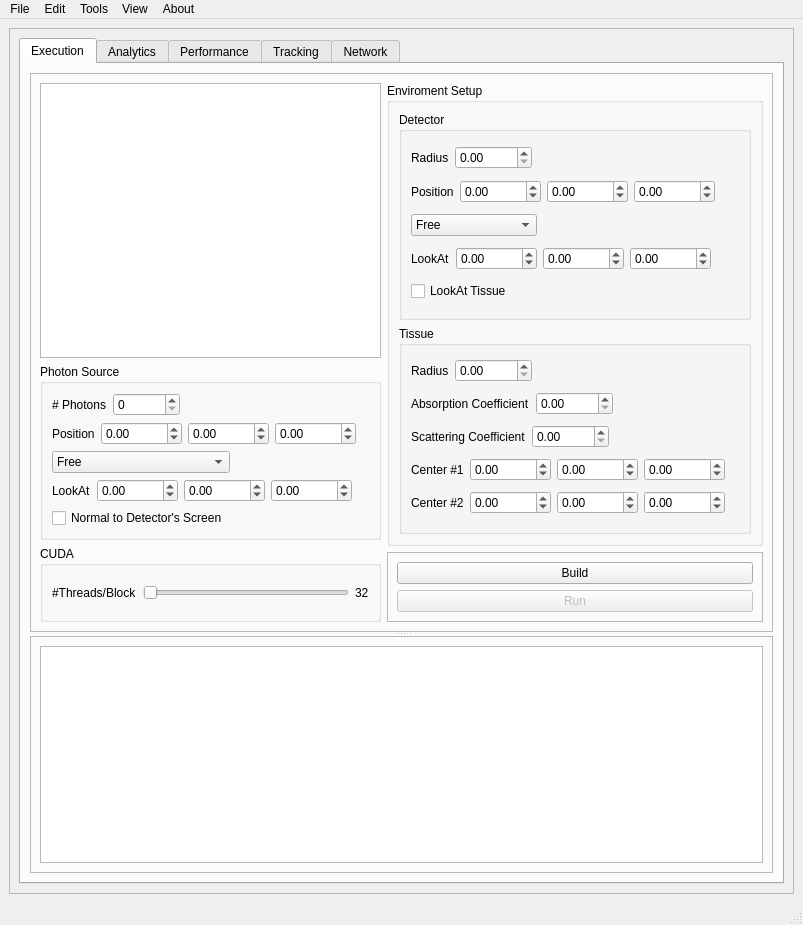
<?xml version="1.0" encoding="UTF-8"?>
<ui version="4.0">
 <class>MainWindow</class>
 <widget class="QMainWindow" name="MainWindow">
  <property name="geometry">
   <rect>
    <x>0</x>
    <y>0</y>
    <width>803</width>
    <height>925</height>
   </rect>
  </property>
  <property name="windowTitle">
   <string>RandomWalk - CUDA</string>
  </property>
  <property name="styleSheet">
   <string notr="true"/>
  </property>
  <widget class="QWidget" name="centralwidget">
   <layout class="QGridLayout" name="gridLayout_2">
    <item row="0" column="0">
     <widget class="QFrame" name="frame">
      <property name="frameShape">
       <enum>QFrame::StyledPanel</enum>
      </property>
      <property name="frameShadow">
       <enum>QFrame::Raised</enum>
      </property>
      <layout class="QGridLayout" name="gridLayout">
       <item row="0" column="0">
        <widget class="QTabWidget" name="tabWidget">
         <property name="minimumSize">
          <size>
           <width>600</width>
           <height>600</height>
          </size>
         </property>
         <property name="currentIndex">
          <number>0</number>
         </property>
         <widget class="QWidget" name="tab">
          <attribute name="title">
           <string>Execution</string>
          </attribute>
          <layout class="QGridLayout" name="gridLayout_3">
           <item row="0" column="0">
            <widget class="QSplitter" name="splitter">
             <property name="orientation">
              <enum>Qt::Vertical</enum>
             </property>
             <widget class="QFrame" name="frame_2">
              <property name="frameShape">
               <enum>QFrame::StyledPanel</enum>
              </property>
              <property name="frameShadow">
               <enum>QFrame::Raised</enum>
              </property>
              <layout class="QGridLayout" name="gridLayout_9">
               <item row="0" column="1" rowspan="3">
                <widget class="QGroupBox" name="groupBox">
                 <property name="title">
                  <string>Enviroment Setup</string>
                 </property>
                 <layout class="QVBoxLayout" name="verticalLayout">
                  <item>
                   <widget class="QGroupBox" name="groupBox_2">
                    <property name="title">
                     <string>Detector</string>
                    </property>
                    <layout class="QGridLayout" name="gridLayout_5">
                     <item row="1" column="0">
                      <layout class="QHBoxLayout" name="horizontalLayout_3">
                       <item>
                        <widget class="QLabel" name="label_3">
                         <property name="text">
                          <string>Position</string>
                         </property>
                        </widget>
                       </item>
                       <item>
                        <widget class="QDoubleSpinBox" name="dPosXSpinBox">
                         <property name="decimals">
                          <number>2</number>
                         </property>
                         <property name="minimum">
                          <double>-10000.000000000000000</double>
                         </property>
                         <property name="maximum">
                          <double>10000.000000000000000</double>
                         </property>
                         <property name="value">
                          <double>0.000000000000000</double>
                         </property>
                        </widget>
                       </item>
                       <item>
                        <widget class="QDoubleSpinBox" name="dPosYSpinBox">
                         <property name="minimum">
                          <double>-10000.000000000000000</double>
                         </property>
                         <property name="maximum">
                          <double>10000.000000000000000</double>
                         </property>
                        </widget>
                       </item>
                       <item>
                        <widget class="QDoubleSpinBox" name="dPosZSpinBox">
                         <property name="minimum">
                          <double>-10000.000000000000000</double>
                         </property>
                         <property name="maximum">
                          <double>10000.000000000000000</double>
                         </property>
                        </widget>
                       </item>
                       <item>
                        <spacer name="horizontalSpacer">
                         <property name="orientation">
                          <enum>Qt::Horizontal</enum>
                         </property>
                         <property name="sizeHint" stdset="0">
                          <size>
                           <width>40</width>
                           <height>20</height>
                          </size>
                         </property>
                        </spacer>
                       </item>
                      </layout>
                     </item>
                     <item row="3" column="0">
                      <layout class="QHBoxLayout" name="horizontalLayout_4">
                       <item>
                        <widget class="QLabel" name="label_4">
                         <property name="text">
                          <string>LookAt</string>
                         </property>
                        </widget>
                       </item>
                       <item>
                        <widget class="QDoubleSpinBox" name="dLookAtXSpinBox">
                         <property name="minimum">
                          <double>-10000.000000000000000</double>
                         </property>
                         <property name="maximum">
                          <double>10000.000000000000000</double>
                         </property>
                        </widget>
                       </item>
                       <item>
                        <widget class="QDoubleSpinBox" name="dLookAtYSpinBox">
                         <property name="minimum">
                          <double>-10000.000000000000000</double>
                         </property>
                         <property name="maximum">
                          <double>10000.000000000000000</double>
                         </property>
                        </widget>
                       </item>
                       <item>
                        <widget class="QDoubleSpinBox" name="dLookAtZSpinBox">
                         <property name="minimum">
                          <double>-10000.000000000000000</double>
                         </property>
                         <property name="maximum">
                          <double>10000.000000000000000</double>
                         </property>
                        </widget>
                       </item>
                       <item>
                        <spacer name="horizontalSpacer_2">
                         <property name="orientation">
                          <enum>Qt::Horizontal</enum>
                         </property>
                         <property name="sizeHint" stdset="0">
                          <size>
                           <width>40</width>
                           <height>20</height>
                          </size>
                         </property>
                        </spacer>
                       </item>
                      </layout>
                     </item>
                     <item row="2" column="0">
                      <layout class="QHBoxLayout" name="horizontalLayout_14">
                       <item>
                        <widget class="QComboBox" name="dPosComboBox">
                         <item>
                          <property name="text">
                           <string>Free</string>
                          </property>
                         </item>
                         <item>
                          <property name="text">
                           <string>Stick to Center #1</string>
                          </property>
                         </item>
                         <item>
                          <property name="text">
                           <string>Stick to Center #2</string>
                          </property>
                         </item>
                        </widget>
                       </item>
                       <item>
                        <spacer name="horizontalSpacer_14">
                         <property name="orientation">
                          <enum>Qt::Horizontal</enum>
                         </property>
                         <property name="sizeHint" stdset="0">
                          <size>
                           <width>40</width>
                           <height>20</height>
                          </size>
                         </property>
                        </spacer>
                       </item>
                      </layout>
                     </item>
                     <item row="0" column="0">
                      <layout class="QHBoxLayout" name="horizontalLayout_2">
                       <item>
                        <widget class="QLabel" name="label_2">
                         <property name="text">
                          <string>Radius</string>
                         </property>
                        </widget>
                       </item>
                       <item>
                        <widget class="QDoubleSpinBox" name="dRadiusSpinBox">
                         <property name="maximum">
                          <double>10000.000000000000000</double>
                         </property>
                        </widget>
                       </item>
                       <item>
                        <spacer name="horizontalSpacer_6">
                         <property name="orientation">
                          <enum>Qt::Horizontal</enum>
                         </property>
                         <property name="sizeHint" stdset="0">
                          <size>
                           <width>40</width>
                           <height>20</height>
                          </size>
                         </property>
                        </spacer>
                       </item>
                      </layout>
                     </item>
                     <item row="4" column="0">
                      <layout class="QHBoxLayout" name="horizontalLayout_15">
                       <item>
                        <widget class="QCheckBox" name="dLookAtCheckBox">
                         <property name="text">
                          <string>LookAt Tissue</string>
                         </property>
                        </widget>
                       </item>
                       <item>
                        <spacer name="horizontalSpacer_15">
                         <property name="orientation">
                          <enum>Qt::Horizontal</enum>
                         </property>
                         <property name="sizeHint" stdset="0">
                          <size>
                           <width>40</width>
                           <height>20</height>
                          </size>
                         </property>
                        </spacer>
                       </item>
                      </layout>
                     </item>
                    </layout>
                   </widget>
                  </item>
                  <item>
                   <widget class="QGroupBox" name="groupBox_3">
                    <property name="title">
                     <string>Tissue</string>
                    </property>
                    <layout class="QGridLayout" name="gridLayout_4">
                     <item row="4" column="0">
                      <layout class="QHBoxLayout" name="horizontalLayout_10">
                       <item>
                        <widget class="QLabel" name="label_10">
                         <property name="text">
                          <string>Center #2</string>
                         </property>
                        </widget>
                       </item>
                       <item>
                        <widget class="QDoubleSpinBox" name="tCenter2XSpinBox">
                         <property name="minimum">
                          <double>-10000.000000000000000</double>
                         </property>
                         <property name="maximum">
                          <double>10000.000000000000000</double>
                         </property>
                        </widget>
                       </item>
                       <item>
                        <widget class="QDoubleSpinBox" name="tCenter2YSpinBox">
                         <property name="minimum">
                          <double>-10000.000000000000000</double>
                         </property>
                         <property name="maximum">
                          <double>10000.000000000000000</double>
                         </property>
                        </widget>
                       </item>
                       <item>
                        <widget class="QDoubleSpinBox" name="tCenter2ZSpinBox">
                         <property name="minimum">
                          <double>-10000.000000000000000</double>
                         </property>
                         <property name="maximum">
                          <double>10000.000000000000000</double>
                         </property>
                        </widget>
                       </item>
                       <item>
                        <spacer name="horizontalSpacer_8">
                         <property name="orientation">
                          <enum>Qt::Horizontal</enum>
                         </property>
                         <property name="sizeHint" stdset="0">
                          <size>
                           <width>40</width>
                           <height>20</height>
                          </size>
                         </property>
                        </spacer>
                       </item>
                      </layout>
                     </item>
                     <item row="0" column="0">
                      <layout class="QHBoxLayout" name="horizontalLayout_6">
                       <item>
                        <widget class="QLabel" name="label_6">
                         <property name="text">
                          <string>Radius</string>
                         </property>
                        </widget>
                       </item>
                       <item>
                        <widget class="QDoubleSpinBox" name="tRadiusSpinBox">
                         <property name="maximum">
                          <double>10000.000000000000000</double>
                         </property>
                        </widget>
                       </item>
                       <item>
                        <spacer name="horizontalSpacer_5">
                         <property name="orientation">
                          <enum>Qt::Horizontal</enum>
                         </property>
                         <property name="sizeHint" stdset="0">
                          <size>
                           <width>40</width>
                           <height>20</height>
                          </size>
                         </property>
                        </spacer>
                       </item>
                      </layout>
                     </item>
                     <item row="1" column="0">
                      <layout class="QHBoxLayout" name="horizontalLayout_7">
                       <item>
                        <widget class="QLabel" name="label_7">
                         <property name="text">
                          <string>Absorption Coefficient</string>
                         </property>
                        </widget>
                       </item>
                       <item>
                        <widget class="QDoubleSpinBox" name="tAbsorpSpinBox">
                         <property name="maximum">
                          <double>10000.000000000000000</double>
                         </property>
                        </widget>
                       </item>
                       <item>
                        <spacer name="horizontalSpacer_3">
                         <property name="orientation">
                          <enum>Qt::Horizontal</enum>
                         </property>
                         <property name="sizeHint" stdset="0">
                          <size>
                           <width>40</width>
                           <height>20</height>
                          </size>
                         </property>
                        </spacer>
                       </item>
                      </layout>
                     </item>
                     <item row="2" column="0">
                      <layout class="QHBoxLayout" name="horizontalLayout_8">
                       <item>
                        <widget class="QLabel" name="label_8">
                         <property name="text">
                          <string>Scattering Coefficient</string>
                         </property>
                        </widget>
                       </item>
                       <item>
                        <widget class="QDoubleSpinBox" name="tScatterSpinBox">
                         <property name="maximum">
                          <double>10000.000000000000000</double>
                         </property>
                        </widget>
                       </item>
                       <item>
                        <spacer name="horizontalSpacer_4">
                         <property name="orientation">
                          <enum>Qt::Horizontal</enum>
                         </property>
                         <property name="sizeHint" stdset="0">
                          <size>
                           <width>40</width>
                           <height>20</height>
                          </size>
                         </property>
                        </spacer>
                       </item>
                      </layout>
                     </item>
                     <item row="3" column="0">
                      <layout class="QHBoxLayout" name="horizontalLayout_9">
                       <item>
                        <widget class="QLabel" name="label_9">
                         <property name="text">
                          <string>Center #1</string>
                         </property>
                        </widget>
                       </item>
                       <item>
                        <widget class="QDoubleSpinBox" name="tCenter1XSpinBox">
                         <property name="minimum">
                          <double>-10000.000000000000000</double>
                         </property>
                         <property name="maximum">
                          <double>10000.000000000000000</double>
                         </property>
                        </widget>
                       </item>
                       <item>
                        <widget class="QDoubleSpinBox" name="tCenter1YSpinBox">
                         <property name="minimum">
                          <double>-10000.000000000000000</double>
                         </property>
                         <property name="maximum">
                          <double>10000.000000000000000</double>
                         </property>
                        </widget>
                       </item>
                       <item>
                        <widget class="QDoubleSpinBox" name="tCenter1ZSpinBox">
                         <property name="minimum">
                          <double>-10000.000000000000000</double>
                         </property>
                         <property name="maximum">
                          <double>10000.000000000000000</double>
                         </property>
                        </widget>
                       </item>
                       <item>
                        <spacer name="horizontalSpacer_7">
                         <property name="orientation">
                          <enum>Qt::Horizontal</enum>
                         </property>
                         <property name="sizeHint" stdset="0">
                          <size>
                           <width>40</width>
                           <height>20</height>
                          </size>
                         </property>
                        </spacer>
                       </item>
                      </layout>
                     </item>
                    </layout>
                   </widget>
                  </item>
                 </layout>
                </widget>
               </item>
               <item row="0" column="0">
                <widget class="QGraphicsView" name="graphicsView"/>
               </item>
               <item row="1" column="0">
                <widget class="QGroupBox" name="groupBox_4">
                 <property name="title">
                  <string>Photon Source</string>
                 </property>
                 <layout class="QGridLayout" name="gridLayout_6">
                  <item row="0" column="0">
                   <layout class="QHBoxLayout" name="horizontalLayout_5">
                    <item>
                     <widget class="QLabel" name="label">
                      <property name="text">
                       <string># Photons</string>
                      </property>
                     </widget>
                    </item>
                    <item>
                     <widget class="QSpinBox" name="pNumSpinBox">
                      <property name="inputMethodHints">
                       <set>Qt::ImhDigitsOnly</set>
                      </property>
                      <property name="buttonSymbols">
                       <enum>QAbstractSpinBox::UpDownArrows</enum>
                      </property>
                      <property name="maximum">
                       <number>1000000000</number>
                      </property>
                      <property name="value">
                       <number>0</number>
                      </property>
                     </widget>
                    </item>
                    <item>
                     <spacer name="horizontalSpacer_12">
                      <property name="orientation">
                       <enum>Qt::Horizontal</enum>
                      </property>
                      <property name="sizeHint" stdset="0">
                       <size>
                        <width>40</width>
                        <height>20</height>
                       </size>
                      </property>
                     </spacer>
                    </item>
                   </layout>
                  </item>
                  <item row="3" column="0">
                   <layout class="QHBoxLayout" name="horizontalLayout_12">
                    <item>
                     <widget class="QLabel" name="label_11">
                      <property name="text">
                       <string>LookAt</string>
                      </property>
                     </widget>
                    </item>
                    <item>
                     <widget class="QDoubleSpinBox" name="pLookAtXSpinBox">
                      <property name="minimum">
                       <double>-10000.000000000000000</double>
                      </property>
                      <property name="maximum">
                       <double>10000.000000000000000</double>
                      </property>
                     </widget>
                    </item>
                    <item>
                     <widget class="QDoubleSpinBox" name="pLookAtYSpinBox">
                      <property name="minimum">
                       <double>-10000.000000000000000</double>
                      </property>
                      <property name="maximum">
                       <double>10000.000000000000000</double>
                      </property>
                     </widget>
                    </item>
                    <item>
                     <widget class="QDoubleSpinBox" name="pLookAtZSpinBox">
                      <property name="minimum">
                       <double>-10000.000000000000000</double>
                      </property>
                      <property name="maximum">
                       <double>10000.000000000000000</double>
                      </property>
                     </widget>
                    </item>
                    <item>
                     <spacer name="horizontalSpacer_11">
                      <property name="orientation">
                       <enum>Qt::Horizontal</enum>
                      </property>
                      <property name="sizeHint" stdset="0">
                       <size>
                        <width>40</width>
                        <height>20</height>
                       </size>
                      </property>
                     </spacer>
                    </item>
                   </layout>
                  </item>
                  <item row="1" column="0">
                   <layout class="QHBoxLayout" name="horizontalLayout_11">
                    <item>
                     <widget class="QLabel" name="label_5">
                      <property name="text">
                       <string>Position</string>
                      </property>
                     </widget>
                    </item>
                    <item>
                     <widget class="QDoubleSpinBox" name="pPosXSpinBox">
                      <property name="minimum">
                       <double>-10000.000000000000000</double>
                      </property>
                      <property name="maximum">
                       <double>10000.000000000000000</double>
                      </property>
                     </widget>
                    </item>
                    <item>
                     <widget class="QDoubleSpinBox" name="pPosYSpinBox">
                      <property name="minimum">
                       <double>-10000.000000000000000</double>
                      </property>
                      <property name="maximum">
                       <double>10000.000000000000000</double>
                      </property>
                     </widget>
                    </item>
                    <item>
                     <widget class="QDoubleSpinBox" name="pPosZSpinBox">
                      <property name="minimum">
                       <double>-10000.000000000000000</double>
                      </property>
                      <property name="maximum">
                       <double>10000.000000000000000</double>
                      </property>
                     </widget>
                    </item>
                    <item>
                     <spacer name="horizontalSpacer_10">
                      <property name="orientation">
                       <enum>Qt::Horizontal</enum>
                      </property>
                      <property name="sizeHint" stdset="0">
                       <size>
                        <width>40</width>
                        <height>20</height>
                       </size>
                      </property>
                     </spacer>
                    </item>
                   </layout>
                  </item>
                  <item row="2" column="0">
                   <layout class="QHBoxLayout" name="horizontalLayout_13">
                    <item>
                     <widget class="QComboBox" name="pPosComboBox">
                      <item>
                       <property name="text">
                        <string>Free</string>
                       </property>
                      </item>
                      <item>
                       <property name="text">
                        <string>Emit from Detector's Center</string>
                       </property>
                      </item>
                     </widget>
                    </item>
                    <item>
                     <spacer name="horizontalSpacer_13">
                      <property name="orientation">
                       <enum>Qt::Horizontal</enum>
                      </property>
                      <property name="sizeHint" stdset="0">
                       <size>
                        <width>40</width>
                        <height>20</height>
                       </size>
                      </property>
                     </spacer>
                    </item>
                   </layout>
                  </item>
                  <item row="4" column="0">
                   <layout class="QHBoxLayout" name="horizontalLayout_16">
                    <item>
                     <widget class="QCheckBox" name="pLookAtCheckBox">
                      <property name="text">
                       <string>Normal to Detector's Screen</string>
                      </property>
                     </widget>
                    </item>
                    <item>
                     <spacer name="horizontalSpacer_16">
                      <property name="orientation">
                       <enum>Qt::Horizontal</enum>
                      </property>
                      <property name="sizeHint" stdset="0">
                       <size>
                        <width>40</width>
                        <height>20</height>
                       </size>
                      </property>
                     </spacer>
                    </item>
                   </layout>
                  </item>
                 </layout>
                </widget>
               </item>
               <item row="2" column="0" rowspan="2">
                <widget class="QGroupBox" name="groupBox_5">
                 <property name="title">
                  <string>CUDA</string>
                 </property>
                 <layout class="QGridLayout" name="gridLayout_8">
                  <item row="0" column="1">
                   <layout class="QHBoxLayout" name="horizontalLayout">
                    <item>
                     <widget class="QLabel" name="label_12">
                      <property name="text">
                       <string>#Threads/Block</string>
                      </property>
                     </widget>
                    </item>
                    <item>
                     <widget class="QSlider" name="cThreadsSlider">
                      <property name="minimum">
                       <number>32</number>
                      </property>
                      <property name="maximum">
                       <number>1024</number>
                      </property>
                      <property name="singleStep">
                       <number>32</number>
                      </property>
                      <property name="pageStep">
                       <number>256</number>
                      </property>
                      <property name="orientation">
                       <enum>Qt::Horizontal</enum>
                      </property>
                      <property name="tickPosition">
                       <enum>QSlider::NoTicks</enum>
                      </property>
                      <property name="tickInterval">
                       <number>32</number>
                      </property>
                     </widget>
                    </item>
                    <item>
                     <widget class="QLabel" name="cThreadsLabel">
                      <property name="text">
                       <string>32</string>
                      </property>
                     </widget>
                    </item>
                   </layout>
                  </item>
                 </layout>
                </widget>
               </item>
               <item row="3" column="1">
                <widget class="QFrame" name="frame_3">
                 <property name="frameShape">
                  <enum>QFrame::StyledPanel</enum>
                 </property>
                 <property name="frameShadow">
                  <enum>QFrame::Raised</enum>
                 </property>
                 <layout class="QGridLayout" name="gridLayout_7">
                  <item row="0" column="0">
                   <layout class="QVBoxLayout" name="verticalLayout_2">
                    <item>
                     <widget class="QPushButton" name="buildBtn">
                      <property name="text">
                       <string>Build</string>
                      </property>
                     </widget>
                    </item>
                    <item>
                     <widget class="QPushButton" name="runBtn">
                      <property name="enabled">
                       <bool>false</bool>
                      </property>
                      <property name="text">
                       <string>Run</string>
                      </property>
                     </widget>
                    </item>
                   </layout>
                  </item>
                 </layout>
                </widget>
               </item>
              </layout>
             </widget>
             <widget class="QFrame" name="frame_4">
              <property name="minimumSize">
               <size>
                <width>0</width>
                <height>100</height>
               </size>
              </property>
              <property name="frameShape">
               <enum>QFrame::StyledPanel</enum>
              </property>
              <property name="frameShadow">
               <enum>QFrame::Raised</enum>
              </property>
              <layout class="QGridLayout" name="gridLayout_10">
               <item row="1" column="0">
                <widget class="QPlainTextEdit" name="outputPlainTextEdit">
                 <property name="readOnly">
                  <bool>true</bool>
                 </property>
                </widget>
               </item>
              </layout>
             </widget>
            </widget>
           </item>
          </layout>
         </widget>
         <widget class="QWidget" name="tab_2">
          <attribute name="title">
           <string>Analytics</string>
          </attribute>
          <layout class="QGridLayout" name="gridLayout_11">
           <item row="0" column="0">
            <widget class="QFrame" name="frame_5">
             <property name="frameShape">
              <enum>QFrame::NoFrame</enum>
             </property>
             <property name="frameShadow">
              <enum>QFrame::Raised</enum>
             </property>
             <layout class="QGridLayout" name="gridLayout_12">
              <item row="0" column="0">
               <widget class="QSplitter" name="splitter_2">
                <property name="orientation">
                 <enum>Qt::Vertical</enum>
                </property>
                <widget class="QFrame" name="frame_6">
                 <property name="frameShape">
                  <enum>QFrame::NoFrame</enum>
                 </property>
                 <property name="frameShadow">
                  <enum>QFrame::Raised</enum>
                 </property>
                 <layout class="QGridLayout" name="gridLayout_13">
                  <item row="0" column="0">
                   <widget class="QFrame" name="frame_8">
                    <property name="frameShape">
                     <enum>QFrame::StyledPanel</enum>
                    </property>
                    <property name="frameShadow">
                     <enum>QFrame::Raised</enum>
                    </property>
                    <layout class="QGridLayout" name="gridLayout_14">
                     <item row="0" column="0">
                      <layout class="QVBoxLayout" name="verticalLayout_7">
                       <item>
                        <widget class="QLabel" name="label_13">
                         <property name="text">
                          <string>Photons</string>
                         </property>
                         <property name="textFormat">
                          <enum>Qt::RichText</enum>
                         </property>
                         <property name="alignment">
                          <set>Qt::AlignCenter</set>
                         </property>
                        </widget>
                       </item>
                       <item>
                        <widget class="MplWidget3D" name="photonsPlotWidget">
                         <property name="styleSheet">
                          <string notr="true"/>
                         </property>
                        </widget>
                       </item>
                      </layout>
                     </item>
                     <item row="1" column="0">
                      <layout class="QVBoxLayout" name="verticalLayout_4">
                       <item>
                        <widget class="QLabel" name="label_15">
                         <property name="text">
                          <string>Terminated</string>
                         </property>
                         <property name="textFormat">
                          <enum>Qt::RichText</enum>
                         </property>
                         <property name="alignment">
                          <set>Qt::AlignCenter</set>
                         </property>
                        </widget>
                       </item>
                       <item>
                        <widget class="MplWidget3D" name="terminatedPlotWidget">
                         <property name="styleSheet">
                          <string notr="true"/>
                         </property>
                        </widget>
                       </item>
                      </layout>
                     </item>
                    </layout>
                   </widget>
                  </item>
                  <item row="0" column="1">
                   <widget class="QFrame" name="frame_9">
                    <property name="frameShape">
                     <enum>QFrame::StyledPanel</enum>
                    </property>
                    <property name="frameShadow">
                     <enum>QFrame::Raised</enum>
                    </property>
                    <layout class="QGridLayout" name="gridLayout_15">
                     <item row="1" column="0">
                      <layout class="QVBoxLayout" name="verticalLayout_5">
                       <item>
                        <widget class="QLabel" name="label_16">
                         <property name="text">
                          <string>Escaped</string>
                         </property>
                         <property name="textFormat">
                          <enum>Qt::RichText</enum>
                         </property>
                         <property name="alignment">
                          <set>Qt::AlignCenter</set>
                         </property>
                        </widget>
                       </item>
                       <item>
                        <widget class="MplWidget3D" name="escapedPlotWidget">
                         <property name="styleSheet">
                          <string notr="true"/>
                         </property>
                        </widget>
                       </item>
                      </layout>
                     </item>
                     <item row="0" column="0">
                      <layout class="QVBoxLayout" name="verticalLayout_3">
                       <item>
                        <widget class="QLabel" name="label_14">
                         <property name="text">
                          <string>Detected</string>
                         </property>
                         <property name="textFormat">
                          <enum>Qt::RichText</enum>
                         </property>
                         <property name="alignment">
                          <set>Qt::AlignCenter</set>
                         </property>
                        </widget>
                       </item>
                       <item>
                        <widget class="MplWidget3D" name="detectedPlotWidget">
                         <property name="sizeIncrement">
                          <size>
                           <width>1</width>
                           <height>1</height>
                          </size>
                         </property>
                         <property name="styleSheet">
                          <string notr="true"/>
                         </property>
                        </widget>
                       </item>
                      </layout>
                     </item>
                    </layout>
                   </widget>
                  </item>
                 </layout>
                </widget>
                <widget class="QFrame" name="frame_7">
                 <property name="frameShape">
                  <enum>QFrame::StyledPanel</enum>
                 </property>
                 <property name="frameShadow">
                  <enum>QFrame::Raised</enum>
                 </property>
                 <layout class="QGridLayout" name="gridLayout_16">
                  <item row="0" column="0">
                   <layout class="QVBoxLayout" name="verticalLayout_6">
                    <item>
                     <widget class="QLabel" name="label_17">
                      <property name="text">
                       <string>Detected Photons Distribution</string>
                      </property>
                      <property name="alignment">
                       <set>Qt::AlignCenter</set>
                      </property>
                     </widget>
                    </item>
                    <item>
                     <widget class="MplWidget" name="detectedPhotonsDistributionPlotWidget">
                      <property name="styleSheet">
                       <string notr="true"/>
                      </property>
                     </widget>
                    </item>
                   </layout>
                  </item>
                  <item row="0" column="1">
                   <layout class="QVBoxLayout" name="verticalLayout_8">
                    <item>
                     <widget class="QLabel" name="label_18">
                      <property name="text">
                       <string>Sampling Distribution</string>
                      </property>
                      <property name="alignment">
                       <set>Qt::AlignCenter</set>
                      </property>
                     </widget>
                    </item>
                    <item>
                     <widget class="MplWidget" name="samplingDistributionPlotWidget"/>
                    </item>
                   </layout>
                  </item>
                 </layout>
                </widget>
               </widget>
              </item>
             </layout>
            </widget>
           </item>
          </layout>
         </widget>
         <widget class="QWidget" name="tab_3">
          <attribute name="title">
           <string>Performance</string>
          </attribute>
         </widget>
         <widget class="QWidget" name="tab_4">
          <attribute name="title">
           <string>Tracking</string>
          </attribute>
         </widget>
         <widget class="QWidget" name="tab_5">
          <attribute name="title">
           <string>Network</string>
          </attribute>
         </widget>
        </widget>
       </item>
      </layout>
     </widget>
    </item>
   </layout>
  </widget>
  <widget class="QStatusBar" name="statusbar"/>
  <widget class="QMenuBar" name="menuBar">
   <property name="geometry">
    <rect>
     <x>0</x>
     <y>0</y>
     <width>803</width>
     <height>22</height>
    </rect>
   </property>
   <widget class="QMenu" name="menuFile">
    <property name="title">
     <string>File</string>
    </property>
    <addaction name="actionplaceholder"/>
    <addaction name="actionplaceholder_2"/>
   </widget>
   <widget class="QMenu" name="menuEdit">
    <property name="title">
     <string>Edit</string>
    </property>
   </widget>
   <widget class="QMenu" name="menuView">
    <property name="title">
     <string>Tools</string>
    </property>
    <widget class="QMenu" name="menuFill_with_Sample_parameters">
     <property name="title">
      <string>Fill with Sample parameters</string>
     </property>
     <addaction name="actionSample"/>
     <addaction name="actionSample1_2"/>
     <addaction name="actionSample2_2"/>
     <addaction name="actionSample3_3"/>
    </widget>
    <addaction name="menuFill_with_Sample_parameters"/>
   </widget>
   <widget class="QMenu" name="menuAbout">
    <property name="title">
     <string>View</string>
    </property>
   </widget>
   <widget class="QMenu" name="menuAbout_2">
    <property name="title">
     <string>About</string>
    </property>
   </widget>
   <addaction name="menuFile"/>
   <addaction name="menuEdit"/>
   <addaction name="menuView"/>
   <addaction name="menuAbout"/>
   <addaction name="menuAbout_2"/>
  </widget>
  <action name="actionplaceholder">
   <property name="text">
    <string>placeholder</string>
   </property>
  </action>
  <action name="actionplaceholder_2">
   <property name="text">
    <string>placeholder</string>
   </property>
  </action>
  <action name="actionSample1">
   <property name="text">
    <string>Sample1</string>
   </property>
  </action>
  <action name="actionSample2">
   <property name="text">
    <string>Sample2</string>
   </property>
  </action>
  <action name="actionSample3">
   <property name="text">
    <string>Sample3</string>
   </property>
  </action>
  <action name="actionSample4">
   <property name="text">
    <string>Sample4</string>
   </property>
  </action>
  <action name="actionSample">
   <property name="text">
    <string>Sample</string>
   </property>
  </action>
  <action name="actionSample1_2">
   <property name="text">
    <string>Sample1</string>
   </property>
  </action>
  <action name="actionSample2_2">
   <property name="text">
    <string>Sample2</string>
   </property>
  </action>
  <action name="actionSample3_3">
   <property name="text">
    <string>Sample3</string>
   </property>
  </action>
 </widget>
 <customwidgets>
  <customwidget>
   <class>MplWidget</class>
   <extends>QGraphicsView</extends>
   <header>mplwidget.h</header>
  </customwidget>
  <customwidget>
   <class>MplWidget3D</class>
   <extends>QGraphicsView</extends>
   <header>mplwidget.h</header>
  </customwidget>
 </customwidgets>
 <resources/>
 <connections/>
</ui>
